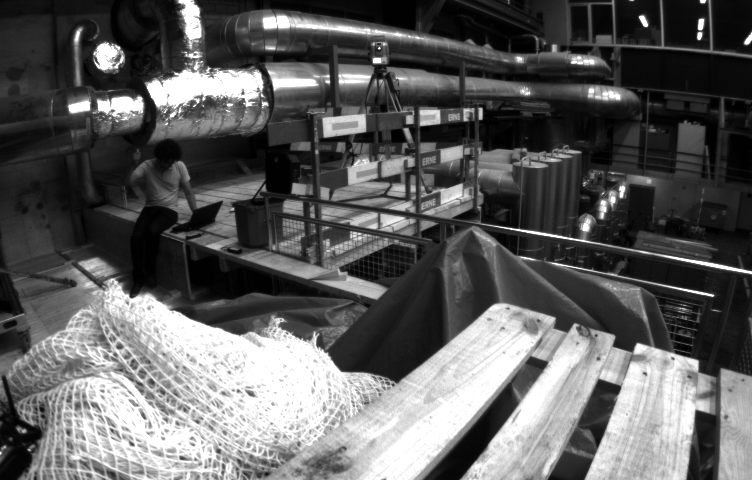
//> input picture 2022/OpenCV4 tutorial/calibration3D/1403636579763555584cam0.png, 752 x 480 px
$ ./calib3d_depth   (built with g++ and OpenCV 4)
//> lines starting //> are read from the running program, lines starting //| are printed output that depends on the picture

#include <iostream>
#include <opencv2/opencv.hpp>
void disp2Depth(const cv::Mat& disp,cv::Mat &depth, double fb, int scale)
{
    depth.create(disp.rows,disp.cols,CV_8UC1);
    cv::Mat depth1 = cv::Mat(disp.rows,disp.cols,CV_16S);
    for (int i = 0;i < disp.rows;i++)
    {
        for (int j = 0;j < disp.cols;j++)
        {
            if (!disp.ptr<ushort>(i)[j])//防止除0中断
                continue;
            depth1.ptr<short>(i)[j] =scale * fb / disp.ptr<short>(i)[j];
        }
    }
//    double max1, min1;
//    cv::minMaxLoc(depth1, &min1, &max1);
//    std::cout<<min1 << "," <<max1 << std::endl;
//    depth = (depth1+min1)/

    cv::normalize(depth1, depth1, 0, 255, cv::NORM_MINMAX);
    depth1.convertTo(depth,CV_8U);//转8位
//    cv::Mat color;
    applyColorMap(depth,depth,cv::COLORMAP_JET);//转彩色图
// [9 lines of commented-out code are left out]

}
void stereoSGBM(const cv::Mat& lpng,const cv::Mat& rpng,const std::string& filename,cv::Mat &disp)
{
    disp.create(lpng.rows,lpng.cols,CV_16S);
    cv::Mat disp1 = cv::Mat(lpng.rows,lpng.cols,CV_8UC1);
    cv::Size imgSize = lpng.size();
    cv::Ptr<cv::StereoSGBM> sgbm = cv::StereoSGBM::create();

    int nmDisparities = ((imgSize.width / 8) + 15) & -16;//视差搜索范围
    int pngChannels = lpng.channels();//获取左视图通道数
    int winSize = 5;

    sgbm->setPreFilterCap(31);//预处理滤波器截断值
    sgbm->setBlockSize(winSize);//SAD窗口大小
    sgbm->setP1(8*pngChannels*winSize*winSize);//控制视差平滑度第一参数
    sgbm->setP2(32*pngChannels*winSize*winSize);//控制视差平滑度第二参数
    sgbm->setMinDisparity(0);//最小视差
    sgbm->setNumDisparities(nmDisparities);//视差搜索范围
    sgbm->setUniquenessRatio(5);//视差唯一性百分比
    sgbm->setSpeckleWindowSize(300);//检查视差连通区域变化度的窗口大小
    sgbm->setSpeckleRange(32);//视差变化阈值
    sgbm->setDisp12MaxDiff(1);//左右视差图最大容许差异
    sgbm->setMode(cv::StereoSGBM::MODE_SGBM);//采用全尺寸双通道动态编程算法
    sgbm->compute(lpng,rpng,disp);


    disp.convertTo(disp1,CV_8U,255 / (nmDisparities*16.));//转8位
    cv::imshow(filename, disp1);

}


int main(int argc, char **argv) {
    int width = 752;
    int height = 480;
    cv::Size image_size(width, height);

    // 左位姿矩阵
    cv::Mat T_bc1 = (cv::Mat_<double>(4, 4) << 0.0148655429818, -0.999880929698, 0.00414029679422, -0.0216401454975,
                                               0.999557249008, 0.0149672133247, 0.025715529948, -0.064676986768,
                                               -0.0257744366974, 0.00375618835797, 0.999660727178, 0.00981073058949,
                                               0.0, 0.0, 0.0, 1.0);
    // 右位姿矩阵
    cv::Mat T_bc2 = (cv::Mat_<double>(4, 4) << 0.0125552670891, -0.999755099723, 0.0182237714554, -0.0198435579556,
                                               0.999598781151, 0.0130119051815, 0.0251588363115, 0.0453689425024,
                                               -0.0253898008918, 0.0179005838253, 0.999517347078, 0.00786212447038,
                                               0.0, 0.0, 0.0, 1.0);
    cv::Mat T_c2c1 = T_bc2.inv() * T_bc1;
    cv::Mat R_c2c1 = T_c2c1.rowRange(0,3).colRange(0,3);
    cv::Mat t_c2c1 = T_c2c1.rowRange(0,3).col(3);
    std::cout << "t_c2c1:" << std::endl << t_c2c1.t() << std::endl; // 两个摄像头的相对位置(x, y, z) 单位是m


    // 左摄像头的内参矩阵
    cv::Mat left_k = (cv::Mat_<double>(3, 3) << 458.654, 0.000000, 367.215,
                                                0.000000, 457.296, 248.375,
                                                0.000000, 0.000000, 1.000000);
    // 左畸变矩阵
    cv::Mat left_d = (cv::Mat_<double>(5, 1) << -0.28340811, 0.07395907, 0.00019359, 1.76187114e-05, 0);

    // 右摄像头的内参矩阵
    cv::Mat right_k = (cv::Mat_<double>(3, 3) << 457.587, 0.000000, 379.999,
                                                 0.000000, 456.134, 255.238,
                                                 0.000000, 0.000000, 1.000000);
    // 右畸变矩阵
    cv::Mat right_d = (cv::Mat_<double>(5, 1) << -0.28368365,  0.07451284, -0.00010473, -3.55590700e-05, 0);

    cv::Mat canvas(image_size.height, image_size.width * 2, CV_8UC3);// 创建一个宽度为两倍图像大小的矩阵

    // 将左右两张图片分别放在canvas的左右两侧canvas_left, canvas_right
    // canvas 和 canvas_left、canvas_right关联
    cv::Mat canvas_left = canvas(cv::Rect(0, 0, image_size.width, image_size.height));
    cv::Mat canvas_right = canvas(cv::Rect(image_size.width, 0, image_size.width, image_size.height));
    // color_left拷贝到canvas左侧，color_right拷贝到canvas右侧，
    cv::Mat color_left = cv::imread("1403636579763555584cam0.png", cv::IMREAD_COLOR);
//> color_left is the input picture: 480 rows x 752 cols, CV_8UC3; min 1, max 255, mean 94.5
    cv::Mat color_right = cv::imread("1403636579763555584cam1.png", cv::IMREAD_COLOR);
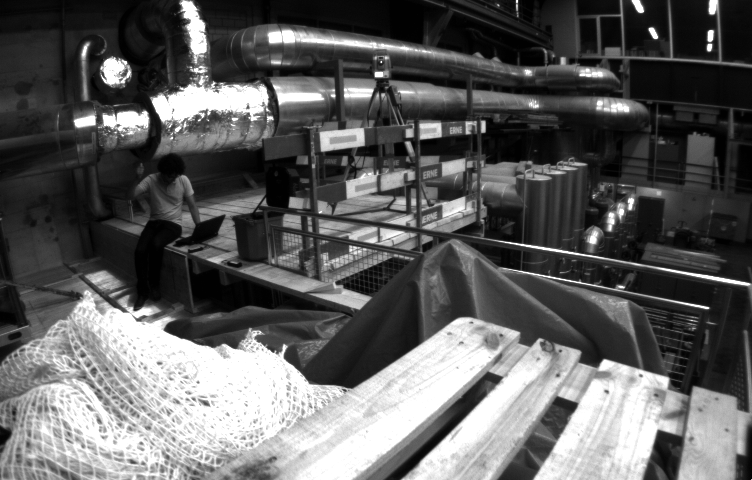
//> input picture 2022/OpenCV4 tutorial/calibration3D/1403636579763555584cam1.png, 752 x 480 px
//> color_right is the input picture: 480 rows x 752 cols, CV_8UC3; min 1, max 255, mean 94.5
    color_left.copyTo(canvas_left);
    color_right.copyTo(canvas_right);

    // 显示合并的图片
    cv::namedWindow("canvas", cv::WINDOW_AUTOSIZE);
    cv::imshow("canvas", canvas);
    cv::waitKey(0);


    std::cout << "stereo rectify..." << std::endl;
    cv::Mat R1, R2, P1, P2, Q;
    cv::Rect validROIL; // 图像校正之后，会对图像进行裁剪，这里的validROI就是指裁剪之后的区域, 其内部的所有像素都有效
    cv::Rect validROIR;
    /**
     * R,tvec: 是由相机1变换到相机2的变换矩阵，按照视觉这边的习惯，一般世界坐标系下的点变换到相机坐标系下的点
     * R1,R2:对两个相机进行旋转矫正的旋转变换矩阵，为世界系到两个相机的变换
     * P1,P2:两个矫正畸变后的相机投影矩阵，相对的坐标系还是原来的相机1所在坐标系
     * flags: 一般CALIB_ZERO_DISPARITY
     * alpha: -1或者不设置则使用自动剪切，0的时候没有黑边，1的时候保留所有原图像素，会有黑边
     * newImageSize: 默认与原图相同，所以会有剪切，该参数需要跟initUndistortRectifyMap相同,设置大一些会在大畸变的时候保留更多细节.
     * validROIL validROIR 可选的输出矩形，在矫正后的图像中，所有的像素都是有效的。如果alpha=0，ROI就会覆盖整个图像。否则，它们可能会更小
     */
    cv::stereoRectify(left_k, left_d, right_k, right_d, image_size, R_c2c1, t_c2c1, R1, R2, P1, P2, Q,
            cv::CALIB_ZERO_DISPARITY, 0, image_size, &validROIL, &validROIR);
    double fb = P2.at<double>(0,3);


    std::cout << "R1:" << std::endl << R1 << std::endl;
    std::cout << "P1:" << std::endl << P1 << std::endl;
    std::cout << "R2:" << std::endl << R2 << std::endl;
    std::cout << "P2:" << std::endl << P2 << std::endl;
    std::cout << "fb:" << std::endl << fb << std::endl;
    std::cout << "Q:" << std::endl << Q << std::endl;

    cv::Mat mapLx, mapLy, mapRx, mapRy;

    // 计算失真和矫正变换矩阵。
    cv::initUndistortRectifyMap(left_k, left_d, R1, P1.rowRange(0,3).colRange(0,3), image_size, CV_32F, mapLx, mapLy); // CV_16SC2
    cv::initUndistortRectifyMap(right_k, right_d, R2, P2.rowRange(0,3).colRange(0,3), image_size, CV_32F, mapRx, mapRy);


    //rectifyImageL 和 rectifyImageR是三维标定后的矫正的图像
    cv::Mat rectifyImageL, rectifyImageR;
    cv::remap(color_left, rectifyImageL, mapLx, mapLy, cv::INTER_LINEAR);
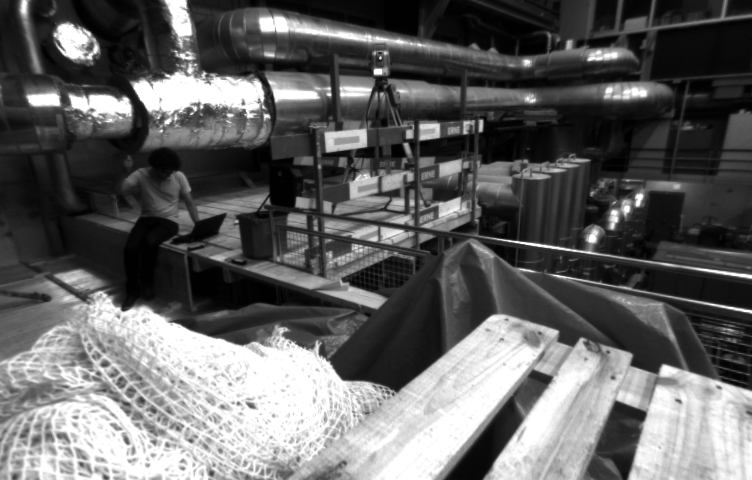
//> rectifyImageL: 480 rows x 752 cols, CV_8UC3; min 1, max 255, mean 98.5
    cv::remap(color_right, rectifyImageR, mapRx, mapRy, cv::INTER_LINEAR);
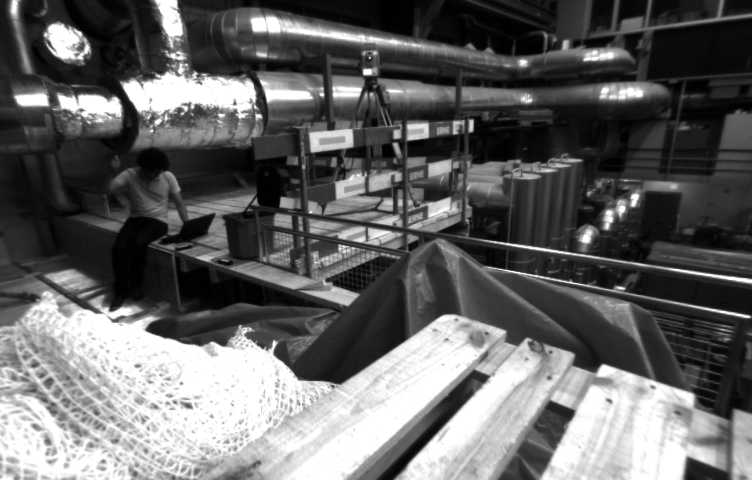
//> rectifyImageR: 480 rows x 752 cols, CV_8UC3; min 1, max 255, mean 100.5

    rectifyImageL.copyTo(canvas_left);
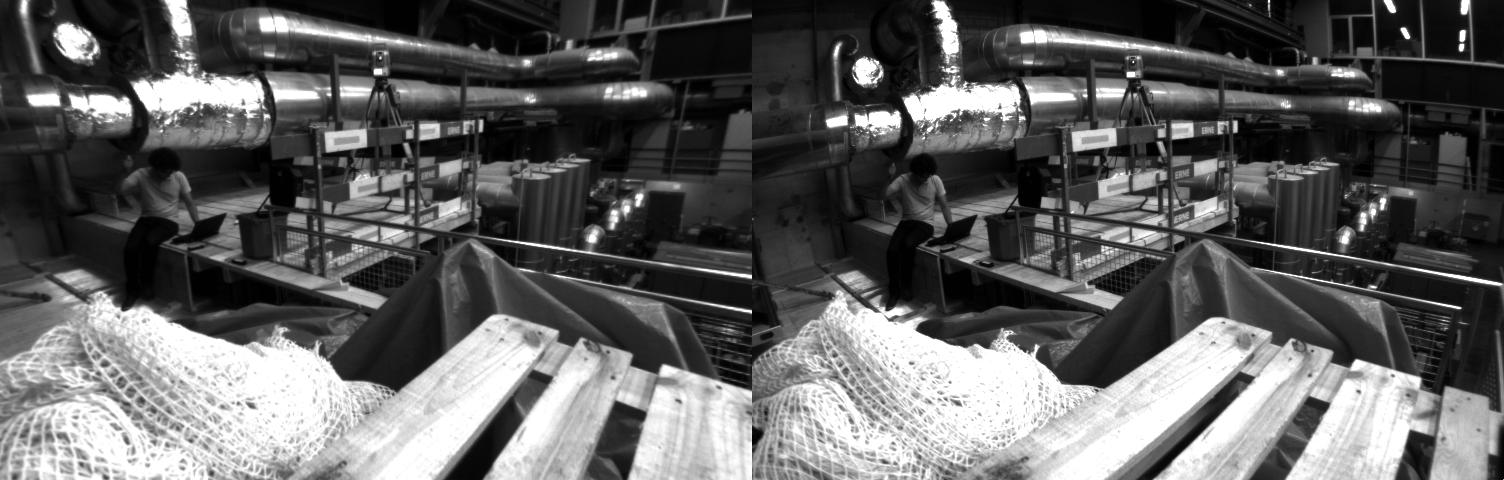
//> canvas: 480 rows x 1504 cols, CV_8UC3; min 1, max 255, mean 96.5
    rectifyImageR.copyTo(canvas_right);
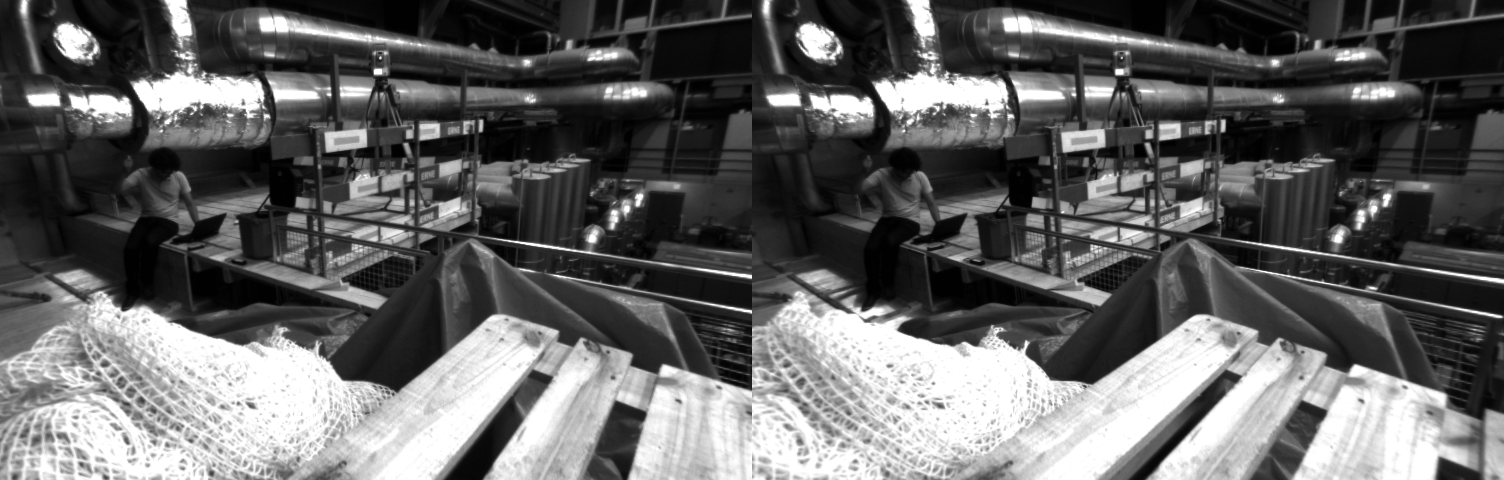
//> canvas: 480 rows x 1504 cols, CV_8UC3; min 1, max 255, mean 99.5

// [9 lines of commented-out code are left out]
    std::cout << "stereo rectify done" << std::endl;
    cv::imshow("canvas", canvas);
    cv::waitKey(0);
    cv::Mat disp;
    cv::cvtColor(canvas_left, canvas_left, cv::COLOR_BGR2GRAY);
    cv::cvtColor(canvas_right, canvas_right, cv::COLOR_BGR2GRAY);
    stereoSGBM(canvas_left, canvas_right, "disp.jpg", disp);
//> in stereoSGBM, `sgbm->compute(lpng,rpng,disp);`:
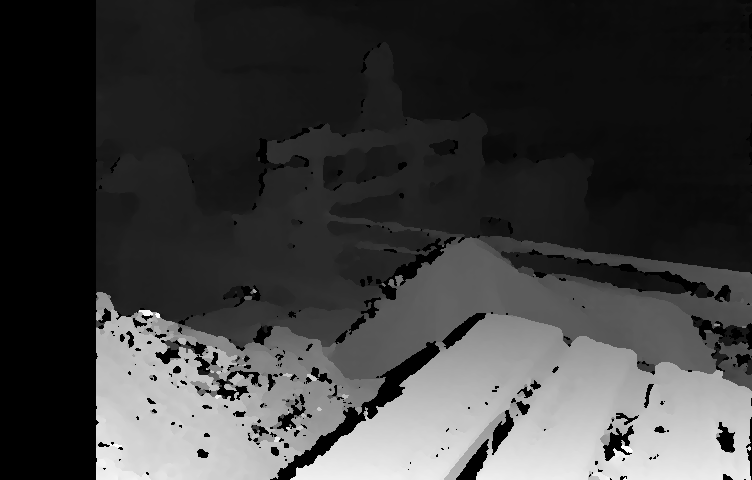
//> disp: 480 rows x 752 cols, CV_16SC1; min -16, max 1520, mean 359.1; drawn with min black and max white

    struct Depth_info{
        cv::Mat disp;
        double fb;
        cv::Mat depth;
    } userdata{.disp=disp, .fb=fb};
    cv::createTrackbar("scale", "canvas", NULL, 500,[](int scale, void* userdata)->void {
        Depth_info* data = (Depth_info*) userdata;
        disp2Depth(data->disp, data->depth, -data->fb, scale);
        cv::imshow("color", data->depth);
    }, (void*) &userdata);
    //disp2Depth(disp, depth, -fb, 480);
    cv::setTrackbarPos("scale", "canvas", 480);
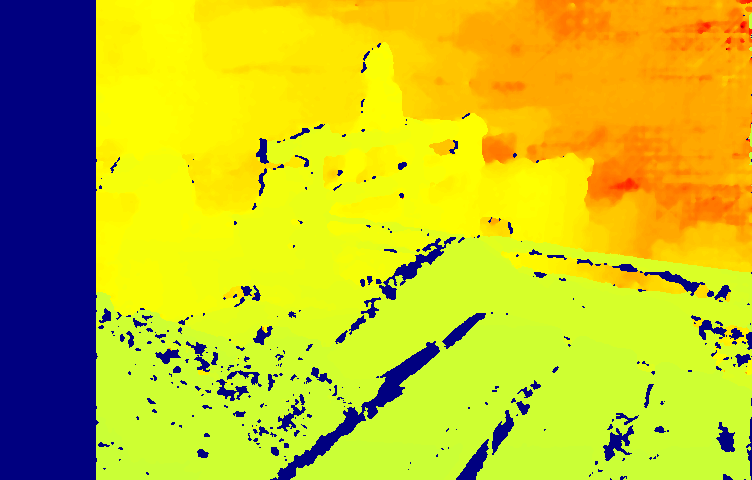
//> window 'color': 480 rows x 752 cols, CV_8UC3; mean B, G, R 38.2, 193.2, 196.1

    cv::waitKey();
    cv::imwrite("depth.jpg", userdata.depth);
    return 0;
}
